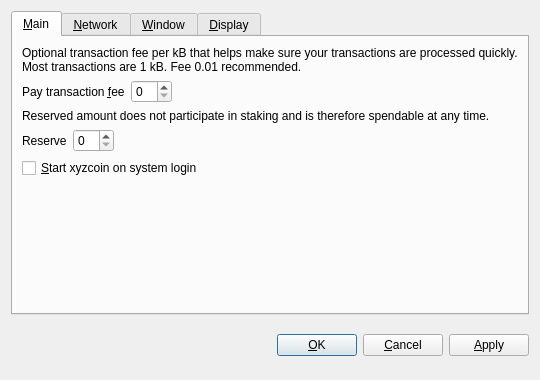
<?xml version="1.0" encoding="UTF-8"?>
<ui version="4.0">
 <class>OptionsDialog</class>
 <widget class="QDialog" name="OptionsDialog">
  <property name="geometry">
   <rect>
    <x>0</x>
    <y>0</y>
    <width>540</width>
    <height>380</height>
   </rect>
  </property>
  <property name="windowTitle">
   <string>Options</string>
  </property>
  <property name="styleSheet">
   <string notr="true">background-image: url(:/images/bkg2);
background-image: url(:/images/gr);</string>
  </property>
  <property name="modal">
   <bool>true</bool>
  </property>
  <layout class="QVBoxLayout" name="verticalLayout">
   <item>
    <widget class="QTabWidget" name="tabWidget">
     <property name="tabPosition">
      <enum>QTabWidget::North</enum>
     </property>
     <property name="currentIndex">
      <number>0</number>
     </property>
     <widget class="QWidget" name="tabMain">
      <attribute name="title">
       <string>&amp;Main</string>
      </attribute>
      <layout class="QVBoxLayout" name="verticalLayout_Main">
       <item>
        <widget class="QLabel" name="transactionFeeInfoLabel">
         <property name="text">
          <string>Optional transaction fee per kB that helps make sure your transactions are processed quickly. Most transactions are 1 kB. Fee 0.01 recommended.</string>
         </property>
         <property name="textFormat">
          <enum>Qt::PlainText</enum>
         </property>
         <property name="wordWrap">
          <bool>true</bool>
         </property>
        </widget>
       </item>
       <item>
        <layout class="QHBoxLayout" name="horizontalLayoutFee">
         <item>
          <widget class="QLabel" name="transactionFeeLabel">
           <property name="text">
            <string>Pay transaction &amp;fee</string>
           </property>
           <property name="textFormat">
            <enum>Qt::PlainText</enum>
           </property>
           <property name="buddy">
            <cstring>transactionFee</cstring>
           </property>
          </widget>
         </item>
         <item>
          <widget class="BitcoinAmountField" name="transactionFee"/>
         </item>
         <item>
          <spacer name="horizontalSpacerFee">
           <property name="orientation">
            <enum>Qt::Horizontal</enum>
           </property>
           <property name="sizeHint" stdset="0">
            <size>
             <width>40</width>
             <height>20</height>
            </size>
           </property>
          </spacer>
         </item>
        </layout>
       </item>
       <item>
        <widget class="QLabel" name="reserveBalanceInfoLabel">
         <property name="text">
          <string>Reserved amount does not participate in staking and is therefore spendable at any time.</string>
         </property>
         <property name="textFormat">
          <enum>Qt::PlainText</enum>
         </property>
         <property name="wordWrap">
          <bool>true</bool>
         </property>
        </widget>
       </item>
       <item>
        <layout class="QHBoxLayout" name="horizontalLayoutReserveBalance">
         <item>
          <widget class="QLabel" name="reserveBalanceLabel">
           <property name="text">
            <string>Reserve</string>
           </property>
           <property name="textFormat">
            <enum>Qt::PlainText</enum>
           </property>
           <property name="buddy">
            <cstring>reserveBalance</cstring>
           </property>
          </widget>
         </item>
         <item>
          <widget class="BitcoinAmountField" name="reserveBalance"/>
         </item>
         <item>
          <spacer name="horizontalSpacerReserveBalance">
           <property name="orientation">
            <enum>Qt::Horizontal</enum>
           </property>
           <property name="sizeHint" stdset="0">
            <size>
             <width>40</width>
             <height>20</height>
            </size>
           </property>
          </spacer>
         </item>
        </layout>
       </item>
       <item>
        <widget class="QCheckBox" name="bitcoinAtStartup">
         <property name="toolTip">
          <string>Automatically start xyzcoin after logging in to the system.</string>
         </property>
         <property name="text">
          <string>&amp;Start xyzcoin on system login</string>
         </property>
        </widget>
       </item>
       <item>
        <spacer name="verticalSpacer_Main">
         <property name="orientation">
          <enum>Qt::Vertical</enum>
         </property>
         <property name="sizeHint" stdset="0">
          <size>
           <width>20</width>
           <height>40</height>
          </size>
         </property>
        </spacer>
       </item>
      </layout>
     </widget>
     <widget class="QWidget" name="tabNetwork">
      <attribute name="title">
       <string>&amp;Network</string>
      </attribute>
      <layout class="QVBoxLayout" name="verticalLayout_Network">
       <item>
        <widget class="QCheckBox" name="mapPortUpnp">
         <property name="toolTip">
          <string>Automatically open the xyzcoin client port on the router. This only works when your router supports UPnP and it is enabled.</string>
         </property>
         <property name="text">
          <string>Map port using &amp;UPnP</string>
         </property>
        </widget>
       </item>
       <item>
        <widget class="QCheckBox" name="connectSocks">
         <property name="toolTip">
          <string>Connect to the xyzcoin network through a SOCKS proxy (e.g. when connecting through Tor).</string>
         </property>
         <property name="text">
          <string>&amp;Connect through SOCKS proxy:</string>
         </property>
        </widget>
       </item>
       <item>
        <layout class="QHBoxLayout" name="horizontalLayout_Network">
         <item>
          <widget class="QLabel" name="proxyIpLabel">
           <property name="text">
            <string>Proxy &amp;IP:</string>
           </property>
           <property name="textFormat">
            <enum>Qt::PlainText</enum>
           </property>
           <property name="buddy">
            <cstring>proxyIp</cstring>
           </property>
          </widget>
         </item>
         <item>
          <widget class="QValidatedLineEdit" name="proxyIp">
           <property name="maximumSize">
            <size>
             <width>140</width>
             <height>16777215</height>
            </size>
           </property>
           <property name="toolTip">
            <string>IP address of the proxy (e.g. 127.0.0.1)</string>
           </property>
          </widget>
         </item>
         <item>
          <widget class="QLabel" name="proxyPortLabel">
           <property name="text">
            <string>&amp;Port:</string>
           </property>
           <property name="textFormat">
            <enum>Qt::PlainText</enum>
           </property>
           <property name="buddy">
            <cstring>proxyPort</cstring>
           </property>
          </widget>
         </item>
         <item>
          <widget class="QLineEdit" name="proxyPort">
           <property name="maximumSize">
            <size>
             <width>55</width>
             <height>16777215</height>
            </size>
           </property>
           <property name="toolTip">
            <string>Port of the proxy (e.g. 9050)</string>
           </property>
          </widget>
         </item>
         <item>
          <widget class="QLabel" name="socksVersionLabel">
           <property name="text">
            <string>SOCKS &amp;Version:</string>
           </property>
           <property name="textFormat">
            <enum>Qt::PlainText</enum>
           </property>
           <property name="buddy">
            <cstring>socksVersion</cstring>
           </property>
          </widget>
         </item>
         <item>
          <widget class="QValueComboBox" name="socksVersion">
           <property name="toolTip">
            <string>SOCKS version of the proxy (e.g. 5)</string>
           </property>
          </widget>
         </item>
         <item>
          <spacer name="horizontalSpacer_Network">
           <property name="orientation">
            <enum>Qt::Horizontal</enum>
           </property>
           <property name="sizeHint" stdset="0">
            <size>
             <width>40</width>
             <height>20</height>
            </size>
           </property>
          </spacer>
         </item>
        </layout>
       </item>
       <item>
        <spacer name="verticalSpacer_Network">
         <property name="orientation">
          <enum>Qt::Vertical</enum>
         </property>
         <property name="sizeHint" stdset="0">
          <size>
           <width>20</width>
           <height>40</height>
          </size>
         </property>
        </spacer>
       </item>
      </layout>
     </widget>
     <widget class="QWidget" name="tabWindow">
      <attribute name="title">
       <string>&amp;Window</string>
      </attribute>
      <layout class="QVBoxLayout" name="verticalLayout_Window">
       <item>
        <widget class="QCheckBox" name="minimizeToTray">
         <property name="toolTip">
          <string>Show only a tray icon after minimizing the window.</string>
         </property>
         <property name="text">
          <string>&amp;Minimize to the tray instead of the taskbar</string>
         </property>
        </widget>
       </item>
       <item>
        <widget class="QCheckBox" name="minimizeOnClose">
         <property name="toolTip">
          <string>Minimize instead of exit the application when the window is closed. When this option is enabled, the application will be closed only after selecting Quit in the menu.</string>
         </property>
         <property name="text">
          <string>M&amp;inimize on close</string>
         </property>
        </widget>
       </item>
       <item>
        <spacer name="verticalSpacer_Window">
         <property name="orientation">
          <enum>Qt::Vertical</enum>
         </property>
         <property name="sizeHint" stdset="0">
          <size>
           <width>20</width>
           <height>40</height>
          </size>
         </property>
        </spacer>
       </item>
      </layout>
     </widget>
     <widget class="QWidget" name="tabDisplay">
      <attribute name="title">
       <string>&amp;Display</string>
      </attribute>
      <layout class="QVBoxLayout" name="verticalLayout_Display">
       <item>
        <layout class="QHBoxLayout" name="horizontalLayout_1_Display">
         <item>
          <widget class="QLabel" name="langLabel">
           <property name="text">
            <string>User Interface &amp;language:</string>
           </property>
           <property name="textFormat">
            <enum>Qt::PlainText</enum>
           </property>
           <property name="buddy">
            <cstring>lang</cstring>
           </property>
          </widget>
         </item>
         <item>
          <widget class="QValueComboBox" name="lang">
           <property name="toolTip">
            <string>The user interface language can be set here. This setting will take effect after restarting xyzcoin.</string>
           </property>
          </widget>
         </item>
        </layout>
       </item>
       <item>
        <layout class="QHBoxLayout" name="horizontalLayout_2_Display">
         <item>
          <widget class="QLabel" name="unitLabel">
           <property name="text">
            <string>&amp;Unit to show amounts in:</string>
           </property>
           <property name="textFormat">
            <enum>Qt::PlainText</enum>
           </property>
           <property name="buddy">
            <cstring>unit</cstring>
           </property>
          </widget>
         </item>
         <item>
          <widget class="QValueComboBox" name="unit">
           <property name="toolTip">
            <string>Choose the default subdivision unit to show in the interface and when sending coins.</string>
           </property>
          </widget>
         </item>
        </layout>
       </item>
       <item>
        <widget class="QCheckBox" name="displayAddresses">
         <property name="toolTip">
          <string>Whether to show xyzcoin addresses in the transaction list or not.</string>
         </property>
         <property name="text">
          <string>&amp;Display addresses in transaction list</string>
         </property>
        </widget>
       </item>
       <item>
        <widget class="QCheckBox" name="coinControlFeatures">
         <property name="toolTip">
          <string>Whether to show coin control features or not.</string>
         </property>
         <property name="text">
          <string>Display coin &amp;control features (experts only!)</string>
         </property>
        </widget>
       </item>
       <item>
        <spacer name="verticalSpacer_Display">
         <property name="orientation">
          <enum>Qt::Vertical</enum>
         </property>
         <property name="sizeHint" stdset="0">
          <size>
           <width>20</width>
           <height>40</height>
          </size>
         </property>
        </spacer>
       </item>
      </layout>
     </widget>
    </widget>
   </item>
   <item>
    <layout class="QHBoxLayout" name="horizontalLayout_Buttons">
     <item>
      <spacer name="horizontalSpacer_1">
       <property name="orientation">
        <enum>Qt::Horizontal</enum>
       </property>
       <property name="sizeHint" stdset="0">
        <size>
         <width>40</width>
         <height>48</height>
        </size>
       </property>
      </spacer>
     </item>
     <item>
      <widget class="QLabel" name="statusLabel">
       <property name="font">
        <font>
         <weight>75</weight>
         <bold>true</bold>
        </font>
       </property>
       <property name="text">
        <string/>
       </property>
       <property name="textFormat">
        <enum>Qt::PlainText</enum>
       </property>
       <property name="wordWrap">
        <bool>true</bool>
       </property>
      </widget>
     </item>
     <item>
      <spacer name="horizontalSpacer_2">
       <property name="orientation">
        <enum>Qt::Horizontal</enum>
       </property>
       <property name="sizeHint" stdset="0">
        <size>
         <width>40</width>
         <height>48</height>
        </size>
       </property>
      </spacer>
     </item>
     <item>
      <widget class="QPushButton" name="okButton">
       <property name="text">
        <string>&amp;OK</string>
       </property>
      </widget>
     </item>
     <item>
      <widget class="QPushButton" name="cancelButton">
       <property name="text">
        <string>&amp;Cancel</string>
       </property>
       <property name="autoDefault">
        <bool>false</bool>
       </property>
      </widget>
     </item>
     <item>
      <widget class="QPushButton" name="applyButton">
       <property name="text">
        <string>&amp;Apply</string>
       </property>
       <property name="autoDefault">
        <bool>false</bool>
       </property>
      </widget>
     </item>
    </layout>
   </item>
  </layout>
 </widget>
 <customwidgets>
  <customwidget>
   <class>BitcoinAmountField</class>
   <extends>QSpinBox</extends>
   <header>bitcoinamountfield.h</header>
   <container>1</container>
  </customwidget>
  <customwidget>
   <class>QValidatedLineEdit</class>
   <extends>QLineEdit</extends>
   <header>qvalidatedlineedit.h</header>
  </customwidget>
  <customwidget>
   <class>QValueComboBox</class>
   <extends>QComboBox</extends>
   <header>qvaluecombobox.h</header>
  </customwidget>
 </customwidgets>
 <resources/>
 <connections/>
</ui>
